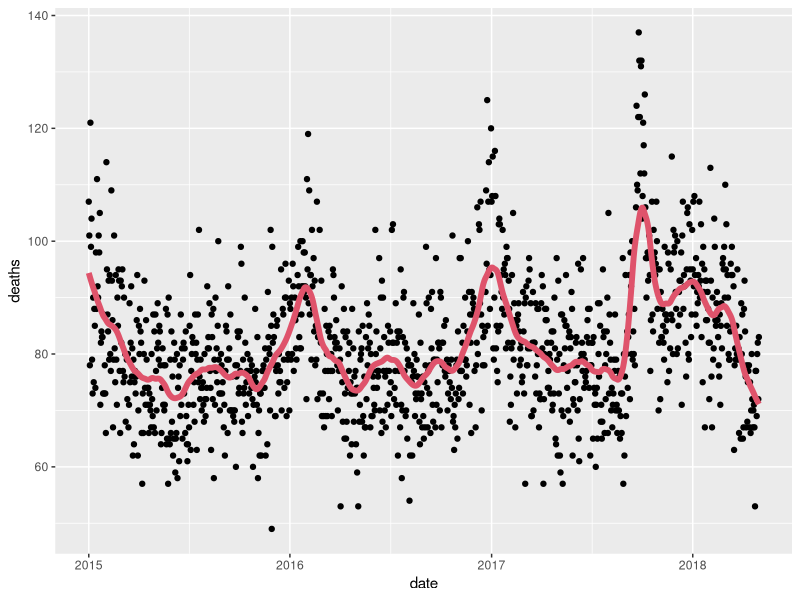
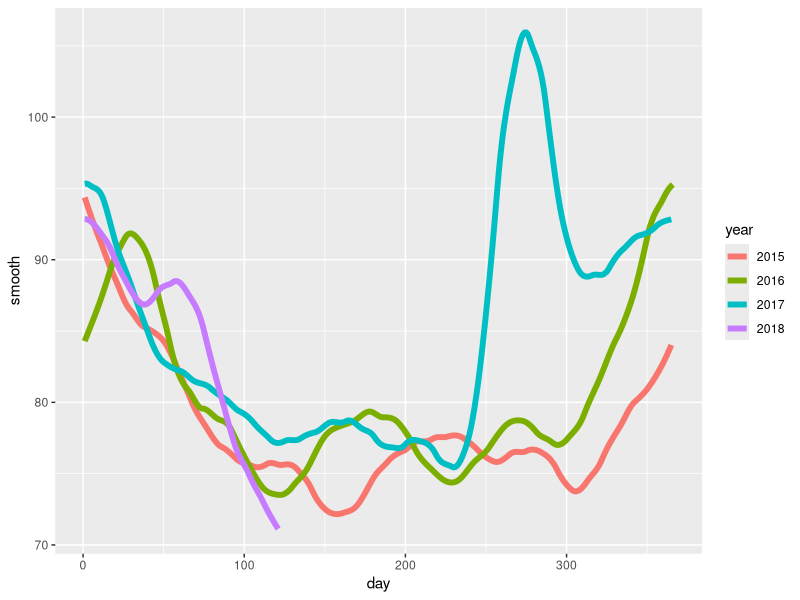

Source code (R) for these figures, in order:
#smoothing
library(tidyverse)
library(purrr)
library(pdftools)
library(lubridate)

fn <- system.file("extdata", "RD-Mortality-Report_2015-18-180531.pdf", package="dslabs")
dat <- map_df(str_split(pdf_text(fn), "\n"), function(s){
  s <- str_trim(s)
  header_index <- str_which(s, "2015")[1]
  tmp <- str_split(s[header_index], "\\s+", simplify = TRUE)
  month <- tmp[1]
  header <- tmp[-1]
  tail_index  <- str_which(s, "Total")
  n <- str_count(s, "\\d+")
  out <- c(1:header_index, which(n==1), which(n>=28), tail_index:length(s))
  s[-out] %>%
    str_remove_all("[^\\d\\s]") %>%
    str_trim() %>%
    str_split_fixed("\\s+", n = 6) %>%
    .[,1:5] %>%
    as_data_frame() %>% 
    setNames(c("day", header)) %>%
    mutate(month = month,
           day = as.numeric(day)) %>%
    gather(year, deaths, -c(day, month)) %>%
    mutate(deaths = as.numeric(deaths))
}) %>%
  mutate(month = recode(month, "JAN" = 1, "FEB" = 2, "MAR" = 3, "APR" = 4, "MAY" = 5, "JUN" = 6, 
                        "JUL" = 7, "AGO" = 8, "SEP" = 9, "OCT" = 10, "NOV" = 11, "DEC" = 12)) %>%
  mutate(date = make_date(year, month, day)) %>%
  filter(date <= "2018-05-01")

#Use the loess function to obtain a smooth estimate 
#of the expected number of deaths as a function of date. 
#Plot this resulting smooth function. Make the span about two months long.
span <- 60 / as.numeric(diff(range(dat$date)))
fit <- dat %>% mutate(x = as.numeric(date)) %>% loess(deaths ~ x, data = ., span = span, degree = 1)
dat %>% mutate(smooth = predict(fit, as.numeric(date))) %>%
  ggplot() +
  geom_point(aes(date, deaths)) +
  geom_line(aes(date, smooth), lwd = 2, col = 2)


#plot smooth estimates against day of the year, all on the same plot, 
#but with different colors for each year.
dat %>% 
  mutate(smooth = predict(fit, as.numeric(date)), day = yday(date), year = as.character(year(date))) %>%
  ggplot(aes(day, smooth, col = year)) +
  geom_line(lwd = 2)
